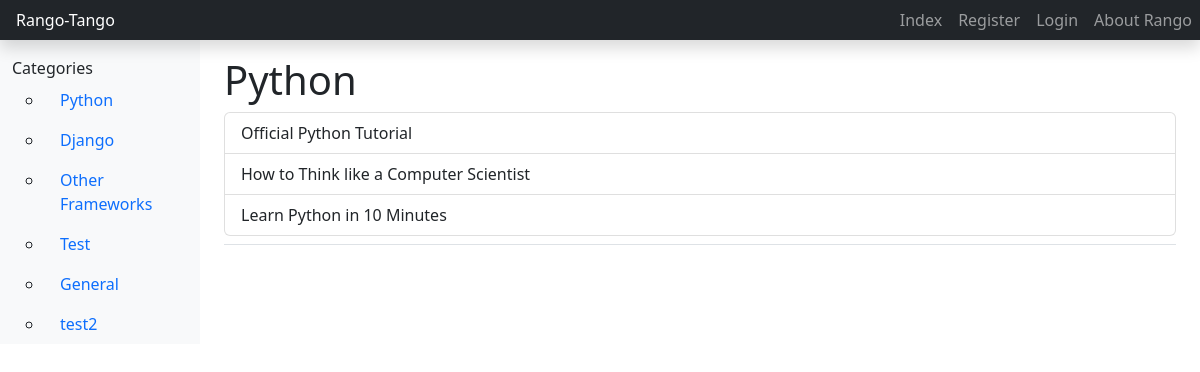
/rango/category/python/, run on an earlier commit of the app's database.
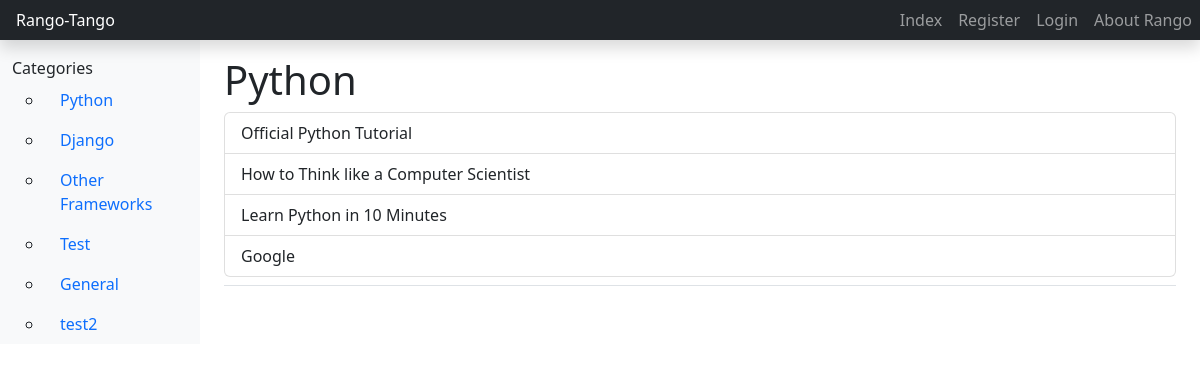
And on a later commit of the database.
### rango/models.py (models this page shows, shortened)
class Category(models.Model):
    max_name_length = 128
    name = models.CharField(max_length=max_name_length, unique=True)
    views = models.IntegerField(default=0)
    likes = models.IntegerField(default=0)
    slug = models.SlugField(unique=True)
    class Meta:
        verbose_name_plural = 'Categories'

class Page(models.Model):
    max_title_length = 128
    category = models.ForeignKey(Category, on_delete=models.CASCADE)
    title = models.CharField(max_length=max_title_length)
    url = models.URLField()
    views = models.IntegerField(default=0)

### rango/views.py (the view)
# urls.py: path('category/<category_name_slug>/', views.show_category, name="show_category"),
def show_category(request, category_name_slug):
    context_dict = {}
    category = get_object_or_404(Category, slug=category_name_slug)
    pages = Page.objects.filter(category=category)
    context_dict["pages"] = pages
    context_dict["category"] = category
    return render(request, 'rango/category.html', context_dict)

### rango/templatetags/rango_template_tags.py (called while the page is built)
@register.inclusion_tag("rango/cats.html")
def get_category_list(cat=None):
    return {"cats": Category.objects.all(), "act_cat":cat}

### templates/rango/category.html (shortened to what this page needs)
{%extends 'rango/base.html'%}
{%load static%}
{%block body_block%}
  {% if category %}
    <h1>{{category.name}}</h1>
      <ul class="list-group">
        {% for page in pages%}
          <a class="list-group-item list-group-item-action" href="{{page.url}}">{{page.title}}</a>
        {%empty%}
          No pages in this category!
        {% endfor%}
      </ul>
  {%else%}
    This category does not exist!
  {% endif %}
{%endblock%}

### templates/rango/base.html (shortened to what this page needs)
<!DOCTYPE html>
<html lang="en">
<head>
  {% load static %}
  {% load rango_template_tags%}
  <link href="https://cdn.jsdelivr.net/npm/bootstrap@5.2.0-beta1/dist/css/bootstrap.min.css" rel="stylesheet">
  <link href="https://getbootstrap.com/docs/5.2/examples/dashboard/dashboard.css" rel="stylesheet">
</head>
<body cz-shortcut-listen="true">
  <header class="navbar navbar-dark sticky-top bg-dark flex-md-nowrap p-0 shadow">
    <a class="navbar-brand col-md-3 col-lg-2 me-0 px-3 fs-6" href="{% url 'rango:index'%}">Rango-Tango</a>
    <div class="navbar-nav navbar-expand flex-row">
      <a class="nav-link px-2" href="{% url 'rango:index'%}">Index </a>
      {%if not user.is_authenticated%}
      <a class="nav-link px-2" href="{%url 'registration_register'%}">Register</a>
      <a class="nav-link px-2" href="{%url 'auth_login'%}">Login</a>
      {%endif%}
      <a class="nav-link px-2" href="{% url 'rango:about' %}">About Rango</a><br />
    </div>
  </header>
  <div class="container-fluid">
    <div class="row">
      <nav id="sidebarMenu" class="col-md-3 col-lg-2 d-md-block bg-light sidebar collapse" style="">
        <div class="position-sticky pt-3">
          <ul class="nav flex-column">
            {%block sidebar_block%}
            Categories
            {% get_category_list category%}
            {%endblock%}
          </ul>
        </div>
      </nav>
      <main class="col-md-9 ms-sm-auto col-lg-10 px-md-4">
        <div class="pt-3 pb-2 mb-3 border-bottom">
          {% block body_block%}{% endblock %}
        </div>
      </main>
    </div>
  </div>
</body>
</html>

### templates/rango/cats.html
<ul>
  {% if cats%}
    {%for c in cats%}
      {%if c == act_cat%}
        <li class="nav-item"><a class="nav-link active" href="{%url 'rango:show_category' c.slug%}">{{c.name}}</a></li>
      {%else%}
        <li class="nav-item"><a class="nav-link" href="{%url 'rango:show_category' c.slug%}">{{c.name}}</a></li>
      {%endif%}
    {%endfor%}
  {%else%}
    <li><strong>No categories Present!</strong></li>
  {%endif%}
</ul>

What changed in the data, as far as the page shows it:
added Page: title "Google"
